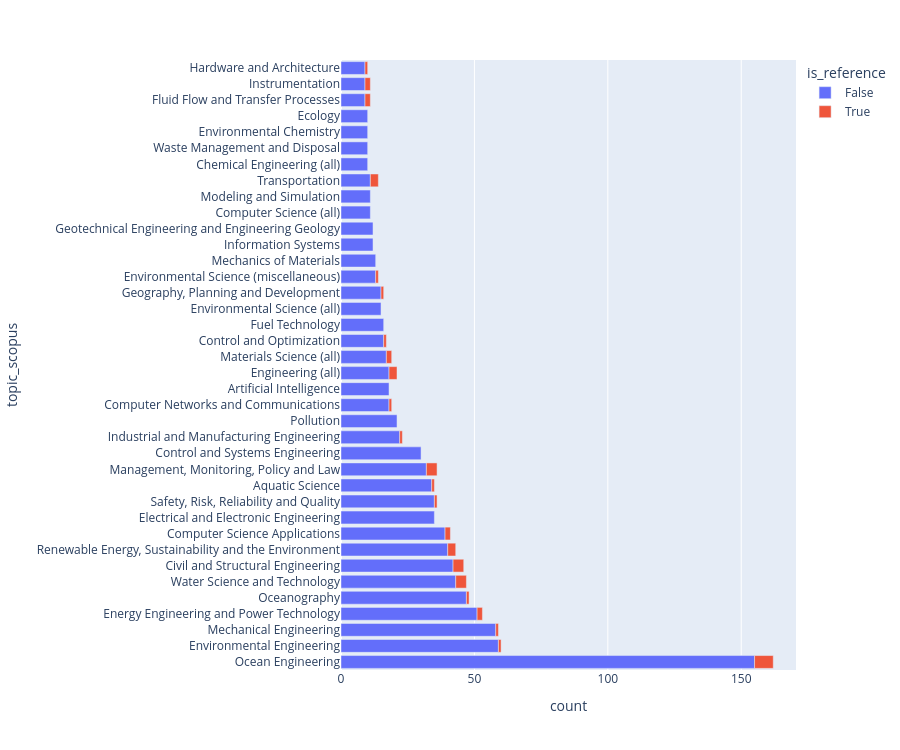

Notebook cell for this chart:
### Markdown cell above
### Complete scopus

### Code cell
from slrrag.querier_scopus import complete_scopus_df, NAME_COL_TOPIC_SCOPUS,NAME_COL_LANGUAGE_SCOPUS

COMPLETE_SCOPUS_DF = True  # Turn it to true for scopus verification
# CAUTION : this takes a lot of time
if COMPLETE_SCOPUS_DF:
    nb_papers_before_english_filtering_scopus = len(df_dimensions_filtering_topic)
    df_scopus_completed = complete_scopus_df(df_dimensions_filtering_topic)
    
    # Keep only enligsh papers asessed by scopus
    df_scopus_completed_language_filtered = df_scopus_completed[(df_scopus_completed[NAME_COL_LANGUAGE_SCOPUS].isna()) | (df_scopus_completed[NAME_COL_LANGUAGE_SCOPUS] == "eng")]
    print(f"{nb_papers_before_english_filtering_scopus - len(df_scopus_completed_language_filtered)} non-english papers assessed by scopus removed")
    fig = plot_histogram(
        df_scopus_completed_language_filtered,
        col_name=NAME_COL_TOPIC_SCOPUS,
        seperator="|",
        min_count_to_keep=10,
        height=750,
    )
    
else:
    df_scopus_completed_language_filtered = df_dimensions_filtering_topic
    fig = None
fig

### Figure 1 — Plotly figure (JSON) as saved in the notebook; plotly's stock layout.template omitted (floating-point values rounded to 4 significant figures)
{"data": [{"hovertemplate": "is_reference=False<br>count=%{x}<br>topic_scopus=%{y}<extra></extra>", "legendgroup": "False", "marker": {"color": "#636efa", "pattern": {"shape": ""}}, "name": "False", "orientation": "h", "showlegend": true, "textposition": "auto", "type": "bar", "x": [155, 59, 58, 51, 47, 43, 42, 40, 39, 35, 35, 34, 32, 30, 22, 21, 18, 18, 18, 17, 16, 16, 15, 15, 13, 13, 12, 12, 11, 11, 11, 10, 10, 10, 10, 9, 9, 9], "xaxis": "x", "y": ["Ocean Engineering", "Environmental Engineering", "Mechanical Engineering", "Energy Engineering and Power Technology", "Oceanography", "Water Science and Technology", "Civil and Structural Engineering", "Renewable Energy, Sustainability and the Environment", "Computer Science Applications", "Electrical and Electronic Engineering", "Safety, Risk, Reliability and Quality", "Aquatic Science", "Management, Monitoring, Policy and Law", "Control and Systems Engineering", "Industrial and Manufacturing Engineering", "Pollution", "Computer Networks and Communications", "Artificial Intelligence", "Engineering (all)", "Materials Science (all)", "Control and Optimization", "Fuel Technology", "Environmental Science (all)", "Geography, Planning and Development", "Environmental Science (miscellaneous)", "Mechanics of Materials", "Information Systems", "Geotechnical Engineering and Engineering Geology", "Computer Science (all)", "Modeling and Simulation", "Transportation", "Chemical Engineering (all)", "Waste Management and Disposal", "Environmental Chemistry", "Ecology", "Fluid Flow and Transfer Processes", "Instrumentation", "Hardware and Architecture"], "yaxis": "y"}, {"hovertemplate": "is_reference=True<br>count=%{x}<br>topic_scopus=%{y}<extra></extra>", "legendgroup": "True", "marker": {"color": "#EF553B", "pattern": {"shape": ""}}, "name": "True", "orientation": "h", "showlegend": true, "textposition": "auto", "type": "bar", "x": [7, 4, 4, 4, 3, 3, 3, 2, 2, 2, 2, 2, 1, 1, 1, 1, 1, 1, 1, 1, 1, 1, 1], "xaxis": "x", "y": ["Ocean Engineering", "Civil and Structural Engineering", "Management, Monitoring, Policy and Law", "Water Science and Technology", "Renewable Energy, Sustainability and the Environment", "Engineering (all)", "Transportation", "Materials Science (all)", "Fluid Flow and Transfer Processes", "Computer Science Applications", "Energy Engineering and Power Technology", "Instrumentation", "Aquatic Science", "Computer Networks and Communications", "Control and Optimization", "Industrial and Manufacturing Engineering", "Hardware and Architecture", "Geography, Planning and Development", "Environmental Science (miscellaneous)", "Environmental Engineering", "Oceanography", "Mechanical Engineering", "Safety, Risk, Reliability and Quality"], "yaxis": "y"}], "layout": {"barmode": "relative", "height": 750, "legend": {"title": {"text": "is_reference"}, "tracegroupgap": 0}, "margin": {"t": 60}, "xaxis": {"anchor": "y", "domain": [0, 1], "title": {"text": "count"}}, "yaxis": {"anchor": "x", "domain": [0, 1], "title": {"text": "topic_scopus"}}}}
